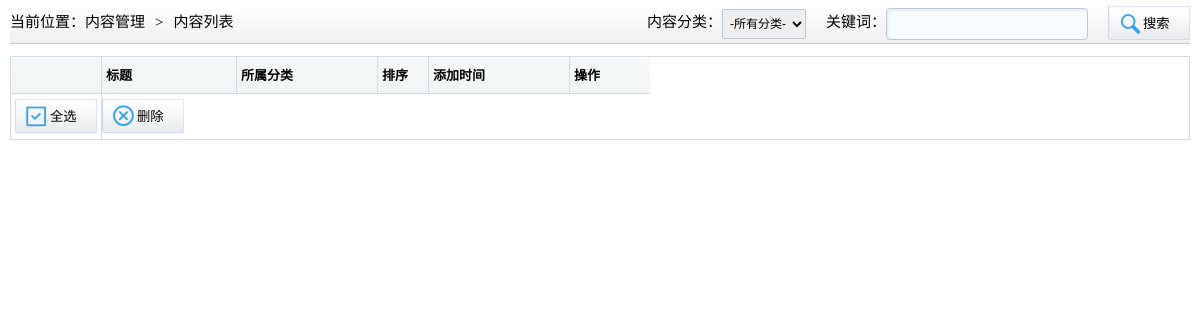
Before: /index.php/admin/document (signed in) with the older database file.
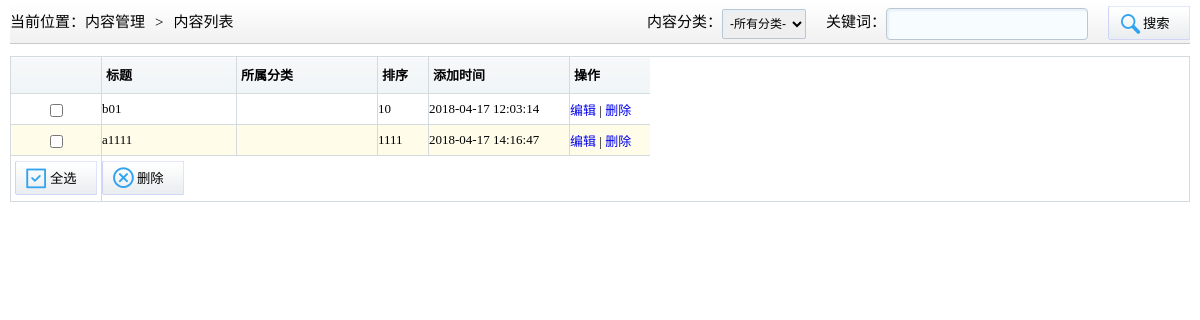
After: the same page with the newer database file.
### tables this page shows
CREATE TABLE IF NOT EXISTS `ci_document` (
  `id` int(10) unsigned NOT NULL AUTO_INCREMENT,
  `documentcate_id` smallint(5) unsigned NOT NULL DEFAULT '0' COMMENT 'åˆ†é¡žID',
  `name` varchar(128) NOT NULL COMMENT 'æ¨™é¡Œ',
  `sort` int(10) unsigned NOT NULL COMMENT 'æŽ’åº�',
  `addtime` int(10) unsigned NOT NULL COMMENT 'æ·»åŠ æ™‚é–“',
  `content` text NOT NULL COMMENT 'å…§å®¹',
  PRIMARY KEY (`id`)
);

### application/controllers/admin/Document.php (called while the page is built, shortened)
<?php
class Document extends Admin_Controller{
	public function __construct(){
		$this->load->model(MODULE.'/Documentcate_model');
		$this->load->model(MODULE.'/Document_model');
	}
	public function index(){
		$data=array();
		$data['lists']=$this->Document_model->lists();
		$this->load->view(MODULE.'/'.C.'/'.M,$data);
	}
}

### index.php (called while the page is built, shortened)
<?php
require_once BASEPATH.'core/CodeIgniter.php';

### application/models/admin/Document_model.php (called while the page is built, shortened)
<?php
class Document_model extends My_Model{
	private $t='document';
	public function lists(){
		return $this->db->order_by('sort ASC,id DESC')->get($this->t)->result_array();
	}
}

### application/views/admin/document/index.php (the view, shortened to what this page needs)
<!DOCTYPE html>
<html lang="zh-CN">
<head>
<?php $this->load->view(MODULE.'/common/head');?>
</head>
<body>
<div class="container">
    <div id="here_location"><form action="admin/document/index" method="get">内容分类：<select class="select" name="documentcate_id"><option value="0">-所有分类-</option></select>关键词：<input name="name" type="text" class="input-text lh25" value="" /><input class="btn btn82 btn_search" type="submit" value="搜索" /></form>当前位置：内容管理<span>&gt;</span>内容列表</div>
    <div id="table">
        <div class="box span10 oh">
            <table width="100%" border="0" cellpadding="0" cellspacing="0" class="list_table">
                <tr>
                    <th width="90">&nbsp;</th>
                    <th>标题</th>
                    <th width="140">所属分类</th>
                    <th width="50">排序</th>
                    <th width="140">添加时间</th>
                    <th width="80">操作</th>
                </tr>
                                <form id="document_form" action="admin/document/del" method="post">
								<?php
									if(!empty($lists)):
										foreach($lists as $v):
									?>
                                <tr class="tr">
                    <td class="td_center"><input type="checkbox" name="id[<?php echo $v['id']?>]" value="1" /></td>
                    <td><?php echo $v['name']?></td>
                    <td>&nbsp;</td>
                    <td><?php echo $v['sort']?></td>
                    <td><?php echo date('Y-m-d H:i:s',$v['addtime'])?></td>
                    <td><a href="<?php echo site_url(MODULE.'/'.C.'/edit/'.$v['id'])?>">编辑</a> | <a onclick="return confirm('确定删除？')" href="<?php echo site_url(MODULE.'/'.C.'/del/'.$v['id'])?>">删除</a></td>
				</tr>
				<?php
						endforeach;
					endif;
					?>
                                <tr class="tr">
                	<td class="td_center"><input type="button" name="select_all" class="btn btn82 btn_checked" value="全选" /></td>
                    <td colspan="9"><input type="submit" name="delete_all" class="btn btn82 btn_del" value="删除" onclick="return confirm('确定删除?');" /></td>
                </tr>
                </form>
                            </table>
        </div>
    </div>
</div>
</body>
</html>

### application/views/admin/common/head.php (shortened to what this page needs)
<link rel="stylesheet" href="<?php echo base_url(PUB.'/'.MODULE.'/css/common.css');?>">
<link rel="stylesheet" href="<?php echo base_url(PUB.'/'.MODULE.'/css/main.css');?>">

### public/admin/css/common.css (style rules this page uses)
* { margin:0; padding:0; list-style:none; }
html, body { font-size:13px; font-style:normal; font-family:\5FAE\8F6F\96C5\9ED1; }
.oh { overflow:hidden; }
a { text-decoration:none; }
input,img,select { border-style:none;vertical-align:middle; }
select { *vertical-align:top; }
.span10 { width:100%; }
.lh25 { line-height:25px; }
#here_location { height:44px; line-height:44px; margin-bottom:12px; font-size:15px; background:#fff url(../images/here.gif) 0 0 repeat-x; }
#here_location span { margin-left:10px; margin-right:10px; font-family:'宋体'; }
#here_location form { display:inline; float:right; }
#here_location form .select { margin-right:20px; }
#here_location form .input-text { margin-right:20px; width:200px; }

### public/admin/css/main.css (style rules this page uses)
.container { padding:0 10px 10px 10px; }
.btn { height:35px; line-height:35px; border-style:none; cursor:pointer; font-size:14px/35px; font-family:"Microsoft YaHei","sans-serif" ; }
.btn82 { width:82px; text-align:left; padding-left:35px; }
.btn_del { background:url(../images/btn_del.gif) 0px -1px no-repeat; }
.btn_checked { background:url(../images/btn_checked.gif) 0px -1px no-repeat; }
.btn_search { background:url(../images/btn_search.gif) 0px -1px no-repeat; }
.list_table { width:100%; border-top:1px solid #d3dbde; border-right:1px solid #d3dbde; }
.list_table th { height:37px; background:url(../images/box_top.png) 0px 0px repeat-x; line-height:37px; border-left:1px solid #d3dbde; text-align:left; text-indent:4px; }
.list_table td { border-bottom:1px solid #d3dbde; border-left:1px solid #d3dbde; padding:5px; }
.td_center { text-align:center; }
.td_right, .td_center, .td_left { width:120px; line-height:20px; }
.textarea, .input-text { border:1px solid #bac7d2; background:#f7fcfe; border-radius:4px; box-shadow:2px 2px 2px #e7f1f7 inset; }
.input-text { height:30px;line-height:30px;width:400px; }
.select { border:1px solid #bac7d2; padding:4px 3px; font-size:12px; height:30px; *margin:-1px; border-radius:2px; box-shadow:2px 2px 2px #e7f1f7 inset; }

Changed rows visible on the page:
added ci_document: name "b01", sort "10", addtime "2018-04-17 12:03:14"
added ci_document: name "a1111", sort "1111", addtime "2018-04-17 14:16:47"
